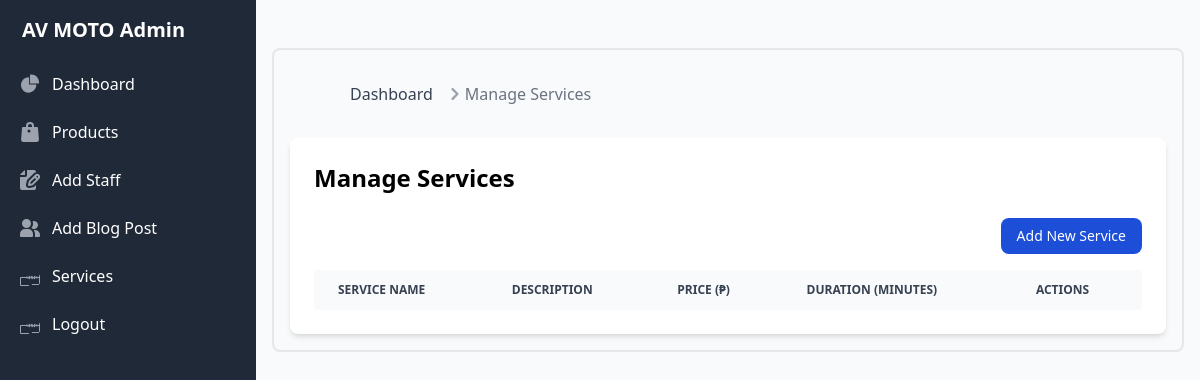
Before: /admin/services (signed in) with the older database file.
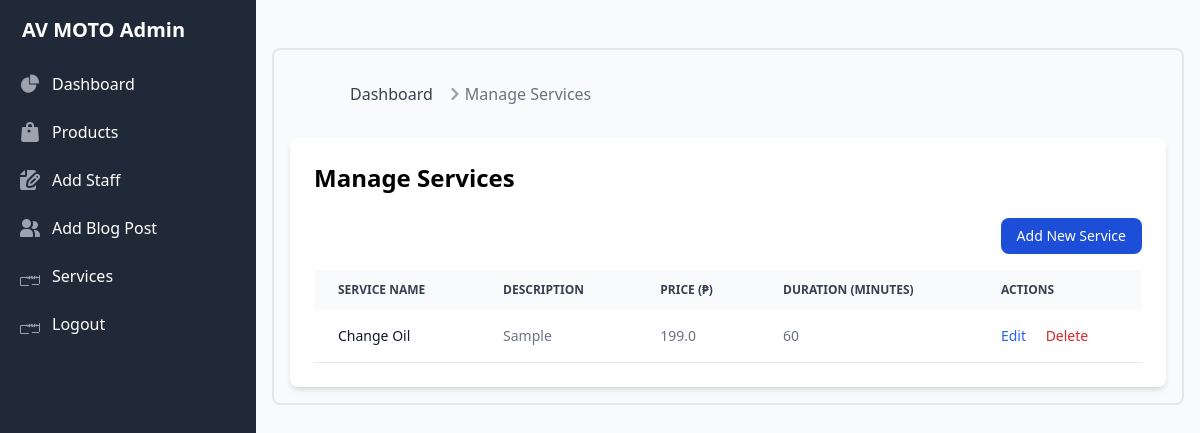
After: the same page with the newer database file.
### app.py (models this page shows)
class Service(db.Model):
    id = db.Column(db.Integer, primary_key=True)
    name = db.Column(db.String(100), nullable=False)
    description = db.Column(db.Text)
    price = db.Column(db.Float, nullable=False)
    duration = db.Column(db.Integer)  # Duration in minutes

### app.py (the view)
@app.route('/admin/services')
@login_required
def manage_services():
    if not current_user.is_admin and not current_user.is_staff:
        flash('You do not have permission to access this page.', 'error')
        return redirect(url_for('shop'))
    services = Service.query.all()
    return render_template('admin/services.html', services=services)

### app.py (called while the page is built)
@login_manager.user_loader
def load_user(user_id):
    return User.query.get(int(user_id))

@app.context_processor
def inject_cart_count():
    cart_count = 0
    if current_user.is_authenticated:
        cart_items = CartItem.query.filter_by(user_id=current_user.id).all()
        cart_count = sum(item.quantity for item in cart_items)
    return dict(cart_count=cart_count)

### templates/admin/services.html (shortened to what this page needs)
<!DOCTYPE html>
<html lang="en">
<head>
    <script src="https://cdn.tailwindcss.com"></script>
</head>
<body class="bg-gray-50">
    <aside id="sidebar" class="fixed top-0 left-0 z-40 w-64 h-screen transition-transform -translate-x-full sm:translate-x-0">
        <div class="h-full px-3 py-4 overflow-y-auto bg-gray-800">
            <a href="{{ url_for('admin_dashboard') }}" class="flex items-center mb-5 pl-2.5">
                <span class="self-center text-xl font-semibold text-white">AV MOTO Admin</span>
            </a>
            <ul class="space-y-2 font-medium">
                <li>
                    <a href="{{ url_for('admin_dashboard') }}" class="flex items-center p-2 text-white rounded-lg hover:bg-gray-700 group">
                        <span class="ml-3">Dashboard</span>
                    </a>
                </li>
                <li>
                    <a href="{{ url_for('admin_products') }}" class="flex items-center p-2 text-white rounded-lg hover:bg-gray-700 group">
                        <span class="ml-3">Products</span>
                    </a>
                </li>
                <li>
                    <a href="{{ url_for('add_staff') }}" class="flex items-center p-2 text-white rounded-lg hover:bg-gray-700 group">
                        <span class="ml-3">Add Staff</span>
                    </a>
                </li>
                <li>
                    <a href="{{ url_for('add_blog_post') }}" class="flex items-center p-2 text-white rounded-lg hover:bg-gray-700 group">
                        <span class="ml-3">Add Blog Post</span>
                    </a>
                </li>
                <li>
                    <a href="{{ url_for('manage_services') }}" class="flex items-center p-2 text-white rounded-lg hover:bg-gray-700 group">
                        <span class="ml-3">Services</span>
                    </a>
                </li>
                <a href="{{ url_for('logout') }}" class="flex items-center p-2 text-white rounded-lg hover:bg-gray-700 group">
                    <span class="ml-3">Logout</span>
            </ul>
        </div>
    </aside>
    <div class="p-4 sm:ml-64">
        <div class="p-4 border-2 border-gray-200 rounded-lg">
            <nav class="flex mb-8" aria-label="Breadcrumb">
                <ol class="inline-flex items-center space-x-1 md:space-x-3">
                    <li class="inline-flex items-center">
                        <a href="{{ url_for('admin_dashboard') }}" class="text-gray-700 hover:text-blue-600">
                            Dashboard
                        </a>
                    </li>
                    <li aria-current="page">
                        <div class="flex items-center">
                            <svg class="w-3 h-3 text-gray-400 mx-1" aria-hidden="true" xmlns="http://www.w3.org/2000/svg" fill="none" viewBox="0 0 6 10">
                                <path stroke="currentColor" stroke-linecap="round" stroke-linejoin="round" stroke-width="2" d="m1 9 4-4-4-4"/>
                            </svg>
                            <span class="text-gray-500">Manage Services</span>
                        </div>
                    </li>
                </ol>
            </nav>
            <div class="bg-white shadow-md rounded-lg p-6">
                <h2 class="text-2xl font-bold mb-6">Manage Services</h2>
                <div class="flex justify-end mb-4">
                    <a href="{{ url_for('add_service') }}" class="px-4 py-2 text-sm font-medium text-white bg-blue-700 rounded-lg hover:bg-blue-800 focus:ring-4 focus:ring-blue-300">
                        Add New Service
                    </a>
                </div>
                <div class="overflow-x-auto">
                    <table class="w-full text-sm text-left text-gray-500">
                        <thead class="text-xs text-gray-700 uppercase bg-gray-50">
                            <tr>
                                <th scope="col" class="px-6 py-3">Service Name</th>
                                <th scope="col" class="px-6 py-3">Description</th>
                                <th scope="col" class="px-6 py-3">Price (₱)</th>
                                <th scope="col" class="px-6 py-3">Duration (minutes)</th>
                                <th scope="col" class="px-6 py-3">Actions</th>
                            </tr>
                        </thead>
                        <tbody>
                            {% for service in services %}
                            <tr class="bg-white border-b">
                                <td class="px-6 py-4 font-medium text-gray-900">{{ service.name }}</td>
                                <td class="px-6 py-4">{{ service.description }}</td>
                                <td class="px-6 py-4">{{ service.price }}</td>
                                <td class="px-6 py-4">{{ service.duration }}</td>
                                <td class="px-6 py-4">
                                    <a href="{{ url_for('edit_service', service_id=service.id) }}" class="text-blue-600 hover:text-blue-900">Edit</a>
                                    <form action="{{ url_for('delete_service', service_id=service.id) }}" method="POST" class="inline">
                                        <button type="submit" class="text-red-600 hover:text-red-900 ml-4" onclick="return confirm('Are you sure you want to delete this service?');">Delete</button>
                                    </form>
                                </td>
                            </tr>
                            {% endfor %}
                        </tbody>
                    </table>
                </div>
            </div>
        </div>
    </div>
</body>
</html>

Changed rows visible on the page:
added Service: name "Change Oil", description "Sample", price "199.0", duration "60"
